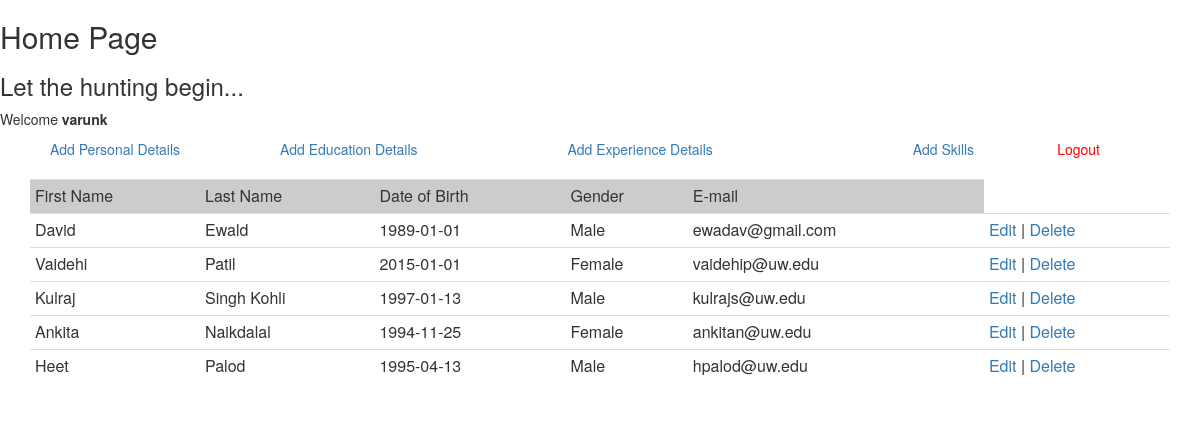
Screenshot of /index.php (signed in) with the database file from the repository.
### tables this page shows
CREATE TABLE `users` (
  `id` int(255) NOT NULL,
  `first_name` varchar(255) NOT NULL,
  `last_name` varchar(255) NOT NULL,
  `date_of_birth` date NOT NULL,
  `gender` varchar(10) NOT NULL,
  `email` varchar(255) NOT NULL
);

### index.php (the view, shortened to what this page needs)
<?php
include_once("config.php");
$result = mysqli_query($mysqli, "SELECT * FROM users ORDER BY id DESC");
?>
<html>
<head>
</head>
<link rel="stylesheet" href="https://maxcdn.bootstrapcdn.com/bootstrap/3.4.1/css/bootstrap.min.css">
<body>
<!DOCTYPE html>
<div class="header">
	<h2>Home Page</h2>
</div>
<div class="content">
  	<?php if (isset($_SESSION['success'])) : ?>
      <div class="error success" >
      	<h3>
          <?php
          	echo $_SESSION['success'];
          ?>
      	</h3>
      </div>
  	<?php endif ?>
    <?php  if (isset($_SESSION['username'])) : ?>
    	<p>Welcome <strong><?php echo $_SESSION['username']; ?></strong></p>
    	<p> <a href="index.php?logout='1'" style="color: red; float: right; margin-right: 100px;">Logout</a> </p>
    <?php endif ?>
</div>
<a href="add.html" style="float: left; margin-left: 50px;">Add Personal Details</a>
<a href="add_education.html" style="float: left; margin-left: 100px;">Add Education Details</a>
<a href="add_experience.html" style="float: left; margin-left: 150px;">Add Experience Details</a>
<a href="add_skill.html" style="float: left; margin-left: 200px;">Add Skills</a><br/><br/>
	<?php
	echo "<div class='container'>";
  	echo "<table class='table table-condensed'>";
  	?>
	<tr bgcolor='#CCCCCC'>
		<td>First Name</td>
		<td>Last Name</td>
		<td>Date of Birth</td>
		<td>Gender</td>
		<td>E-mail</td>
	</tr>
	<?php
	while($res = mysqli_fetch_array($result)) {
		echo "<tr>";
		echo "<td>".$res['first_name']."</td>";
		echo "<td>".$res['last_name']."</td>";
		echo "<td>".$res['date_of_birth']."</td>";
		echo "<td>".$res['gender']."</td>";
		echo "<td>".$res['email']."</td>";
		echo "<td><a href=\"edit.php?id=$res[id]\">Edit</a> | <a href=\"delete.php?id=$res[id]\" onClick=\"return confirm('Are you sure you want to delete?')\">Delete</a></td>";
	}
	echo "</table>";
	echo "</div>";
	?>
</body>
</html>

### rows the page displays
users: first_name "David", last_name "Ewald", date_of_birth "1989-01-01", gender "Male", email "ewadav@gmail.com"
users: first_name "Vaidehi", last_name "Patil", date_of_birth "2015-01-01", gender "Female", email "vaidehip@uw.edu"
users: first_name "Kulraj", last_name "Singh Kohli", date_of_birth "1997-01-13", gender "Male", email "kulrajs@uw.edu"
users: first_name "Ankita", last_name "Naikdalal", date_of_birth "1994-11-25", gender "Female", email "ankitan@uw.edu"
users: first_name "Heet", last_name "Palod", date_of_birth "1995-04-13", gender "Male", email "hpalod@uw.edu"

### other values shown
$_SESSION['success'] "Let the hunting begin..."
$_SESSION['username'] "varunk"
